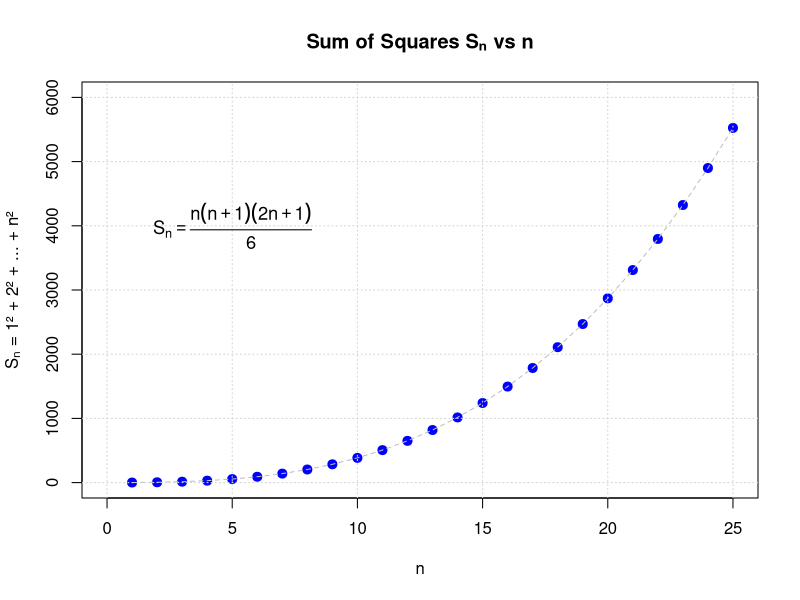

This chart was generated by the following R code:
#Exercise 11
# create a plot of Sₙ versus n for n = 1 to 25, using the calculated sums of squares:
# Load required package 
library(purrr)

# Calculate Sₙ for n = 1 to 25 using map_dbl
n_values <- 1:25
s_n <- map_dbl(n_values, ~ .x * (.x + 1) * (2 * .x + 1) / 6)
# Create the plot
plot(n_values, s_n,
     main = "Sum of Squares Sₙ vs n",
     xlab = "n", 
     ylab = "Sₙ = 1² + 2² + ... + n²",
     pch = 19,        
     # Solid circles
     col = "blue",   
     # Point color
     cex = 1.2,       
     # Point size
     xlim = c(0, 25), # X-axis limits
     ylim = c(0, 6000)) # Y-axis limits
# Add connecting lines
lines(n_values, s_n, col = "gray", lty = 2)
# Add grid for better readability
grid()
# Add the mathematical formula to the plot
text(5, 4000, expression(S[n] == frac(n*(n+1)*(2*n+1), 6)), cex = 1.1)

#Explaination
#Key Features of the Plot:Blue solid circles at each (n, Sₙ) coordinate,Sized for good visibility (cex = 1.2)
#Mathematical formula displayed on plot

#The nonlinear growth of the sum of squares and Sₙ increases rapidly with increasing n
#The characteristic cubic growth pattern (since sum of squares is O(n³))